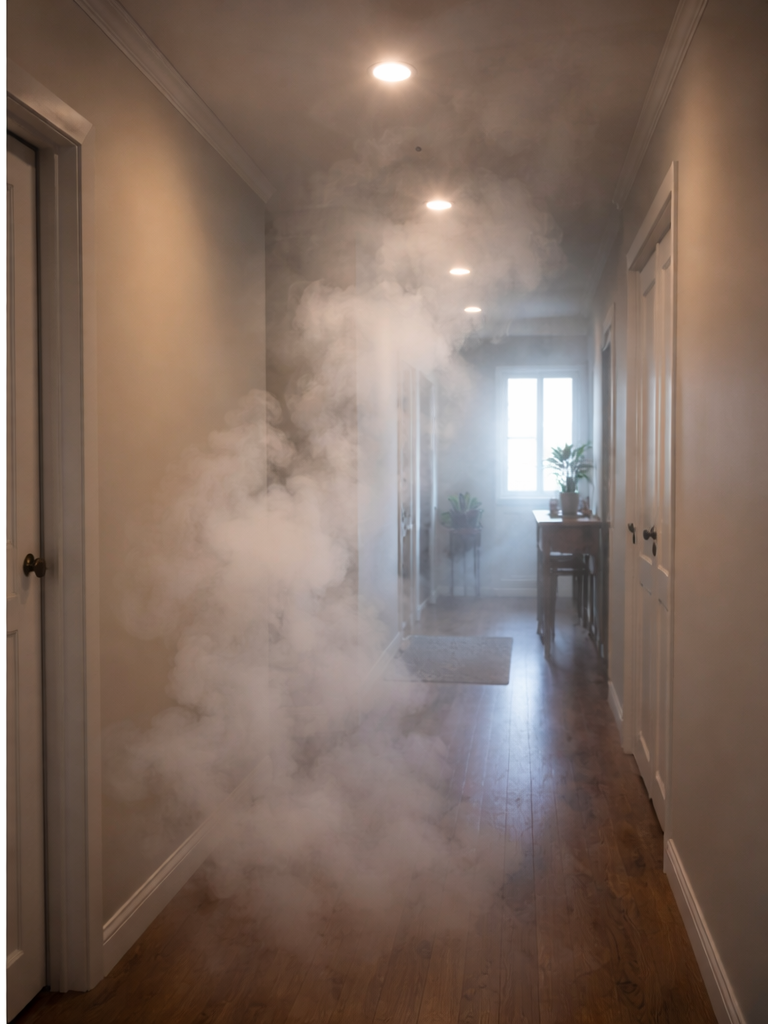
#> input picture homework/tema28/RealTimeSurveillanceSystem/Smoke_Detection/smoke_test_images/hallway_smoke.png, 768 x 1024 px, given in place of the camera
$ python segment_2_smoke_detection.py
#> lines starting #> are read from the running program, lines starting #| are printed output that depends on the picture; after the words box and inside, x2 and y2 are one past the last pixel; in counts of white or black regions, pixels touching at a corner belong together
import cv2
import numpy as np
from datetime import datetime
import os
from pathlib import Path
import matplotlib.pyplot as plt

# ============================================================================
# PHASE 0: INPUT SOURCE SELECTION (Same as Segment 1)
# ============================================================================

print("="*70)
print("🎥 SURVEILLANCE SYSTEM - SMOKE DETECTION (SEGMENT 2)")
print("="*70)
print("\n📹 Select input source:\n")
print("   1. Webcam (live feed)")
print("   2. Video file (MP4, AVI, MOV, etc.)")
print("   3. Image sequence (folder with images)")
print("   4. Single image (static, looped)")
print()

choice = input("Enter choice (1-4): ").strip()
#> the answer given: 1

# Initialize capture source
cap = None
frame_count = 0
is_image_source = False
images = []
image_index = 0

if choice == "1":
    # Webcam
    print("\n🎥 Opening webcam...")
    cap = cv2.VideoCapture(0)

    if not cap.isOpened():
        print("❌ Error: Could not open webcam!")
        exit()

    cap.set(cv2.CAP_PROP_FRAME_WIDTH, 640)
    cap.set(cv2.CAP_PROP_FRAME_HEIGHT, 480)
    cap.set(cv2.CAP_PROP_FPS, 30)

    print("✅ Webcam opened successfully")
    source_name = "Webcam"

elif choice == "2":
    # Video file
    video_path = input("\n📁 Enter video file path (e.g., video.mp4): ").strip()

    if not os.path.exists(video_path):
        print(f"❌ Error: File not found: {video_path}")
        exit()

    print(f"\n🎥 Opening video: {video_path}")
    cap = cv2.VideoCapture(video_path)

    if not cap.isOpened():
        print("❌ Error: Could not open video file!")
        exit()

    fps = cap.get(cv2.CAP_PROP_FPS)
    total_frames = int(cap.get(cv2.CAP_PROP_FRAME_COUNT))
    width = int(cap.get(cv2.CAP_PROP_FRAME_WIDTH))
    height = int(cap.get(cv2.CAP_PROP_FRAME_HEIGHT))

    print(f"✅ Video opened successfully")
    print(f"   FPS: {fps:.1f}, Frames: {total_frames}, Size: {width}×{height}")

    source_name = f"Video: {Path(video_path).name}"

elif choice == "3":
    # Image sequence from folder
    folder_path = input("\n📁 Enter folder path with images: ").strip()

    if not os.path.isdir(folder_path):
        print(f"❌ Error: Folder not found: {folder_path}")
        exit()

    image_extensions = ('.jpg', '.jpeg', '.png', '.bmp', '.tiff')
    image_files = sorted([
        os.path.join(folder_path, f)
        for f in os.listdir(folder_path)
        if f.lower().endswith(image_extensions)
    ])

    if not image_files:
        print(f"❌ Error: No images found in {folder_path}")
        exit()

    print(f"\n📂 Loading and validating {len(image_files)} images...")
    loaded_images = []
    for img_path in image_files:
        img = cv2.imread(img_path)
        if img is None:
            print(f"   ⚠️  Skipped (couldn't load): {os.path.basename(img_path)}")
        else:
            loaded_images.append(img)
            print(f"   ✅ Loaded: {os.path.basename(img_path)} - {img.shape}")

    if not loaded_images:
        print(f"\n❌ Error: No images could be loaded from {folder_path}")
        exit()

    images = loaded_images
    print(f"\n✅ Successfully loaded {len(images)}/{len(image_files)} images")
    is_image_source = True
    source_name = f"Image sequence ({len(images)} images)"

elif choice == "4":
    # Single image
    image_path = input("\n📁 Enter image file path: ").strip()

    if not os.path.exists(image_path):
        print(f"❌ Error: File not found: {image_path}")
        exit()

    print(f"\n🎥 Loading image: {image_path}")
    img = cv2.imread(image_path)

    if img is None:
        print("❌ Error: Could not load image!")
        exit()

    images = [img]
    is_image_source = True
    print(f"✅ Image loaded: {img.shape}")
    source_name = f"Image: {Path(image_path).name}"

else:
    print("❌ Invalid choice!")
    exit()

print(f"\n📊 Source: {source_name}\n")

# ============================================================================
# PHASE 1: CONFIGURATION & INITIALIZATION
# ============================================================================

print("="*70)
print("⚙️  CONFIGURATION")
print("="*70)

# Smoke detection parameters
# Smoke in HSV: Low saturation (gray/white), high value (brightness)
LOWER_SMOKE = np.array([0, 0, 200])      # Low hue/sat, high value
UPPER_SMOKE = np.array([180, 50, 255])   # Any hue, low sat, high value

SMOKE_AREA_THRESHOLD = 5000              # Minimum smoke pixels to alert
SMOKE_HISTORY_SIZE = 10                  # Track last N frames
SMOKE_GROWTH_THRESHOLD = 1.3             # 30% growth = fire alert

print(f"\nSmoke Detection Settings:")
print(f"   HSV Range: H[0-180], S[0-50], V[200-255]")
print(f"   Min smoke area: {SMOKE_AREA_THRESHOLD} pixels")
print(f"   History frames: {SMOKE_HISTORY_SIZE}")
print(f"   Growth threshold: {SMOKE_GROWTH_THRESHOLD}x (30% increase)")

# Initialize frame storage
if not is_image_source:
    ret, current_frame = cap.read()
#> current_frame is the input picture: shape (1024, 768, 3); mean B, G, R 97.2, 108.2, 127.6
    if not ret:
        print("❌ Error: Could not read first frame!")
        exit()
else:
    current_frame = images[0]
    ret = True

print(f"✅ First frame loaded: {current_frame.shape}")
#| ✅ First frame loaded: (1024, 768, 3)

# Smoke tracking
smoke_area_history = []  # Stores smoke area for last N frames
events_log = []

print(f"\n{'='*70}")
print("🎯 SYSTEM READY")
print(f"{'='*70}")
print("\n📹 Running smoke detection...")
print("   Press 'q' to quit")
print("   Press 's' to save event log")
print("   Press 'm' to toggle smoke mask display")
print(f"\n{'='*70}\n")

# ============================================================================
# HELPER FUNCTION
# ============================================================================

# [30 lines left out: function save_event_log, not called in this run]

# ============================================================================
# PHASE 2: MAIN DETECTION LOOP
# ============================================================================

show_mask = False  # Toggle for smoke mask display

try:
    while True:
        # Get next frame
        if not is_image_source:
            ret, current_frame = cap.read()
            if not ret:
                print("\n✅ Video ended or stream closed")
                break
        else:
            current_frame = images[image_index].copy()
            image_index = (image_index + 1) % len(images)
            ret = True

        frame_count += 1

        # ===================================================================
        # SMOKE DETECTION ALGORITHM
        # ===================================================================

        # Step 1: Convert to HSV color space
        hsv = cv2.cvtColor(current_frame, cv2.COLOR_BGR2HSV)
#> hsv: shape (1024, 768, 3); mean H, S, V 24.8, 74.8, 129.3

        # Step 2: Create smoke mask (detect gray/white pixels)
        # Smoke appears as low saturation (not colorful) + high value (bright)
        smoke_mask = cv2.inRange(hsv, LOWER_SMOKE, UPPER_SMOKE)
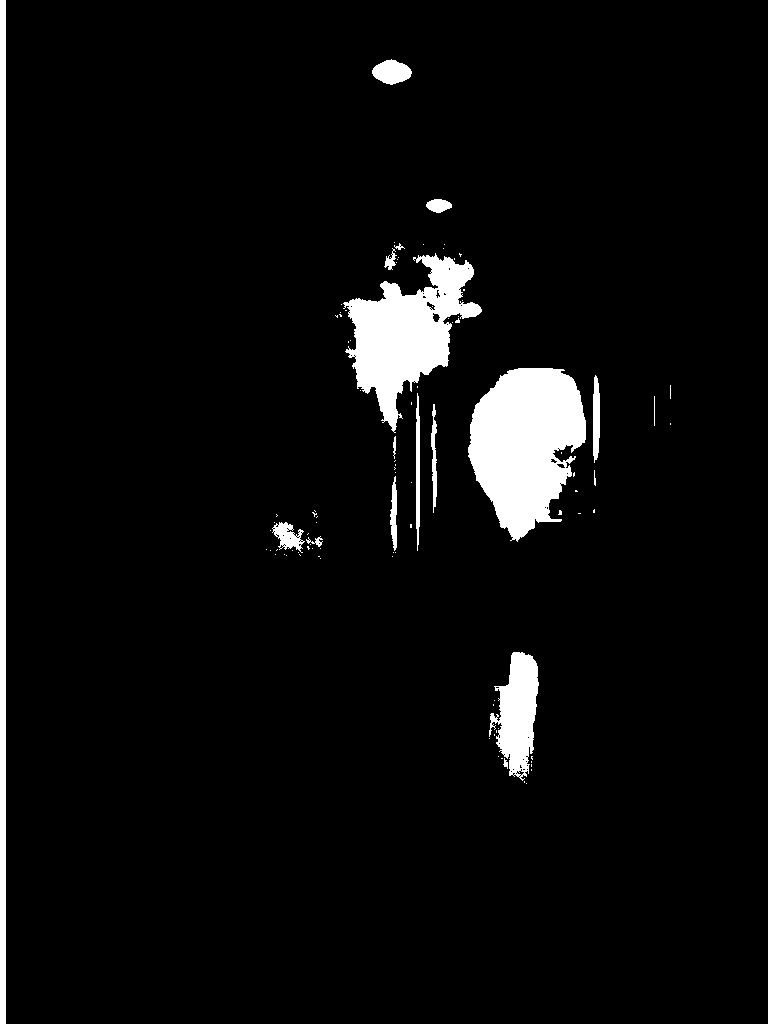
#> smoke_mask: shape (1024, 768); 4.9% white; 98 white regions (80 under 20 px), largest, box (x1, y1, x2, y2) and area: (468, 368, 586, 542) 14007, (343, 253, 482, 433) 10966, (0, 0, 6, 1024) 6144

        # Step 3: Clean up mask with morphology
        kernel = np.ones((5, 5), np.uint8)
        smoke_mask = cv2.morphologyEx(smoke_mask, cv2.MORPH_OPEN, kernel)
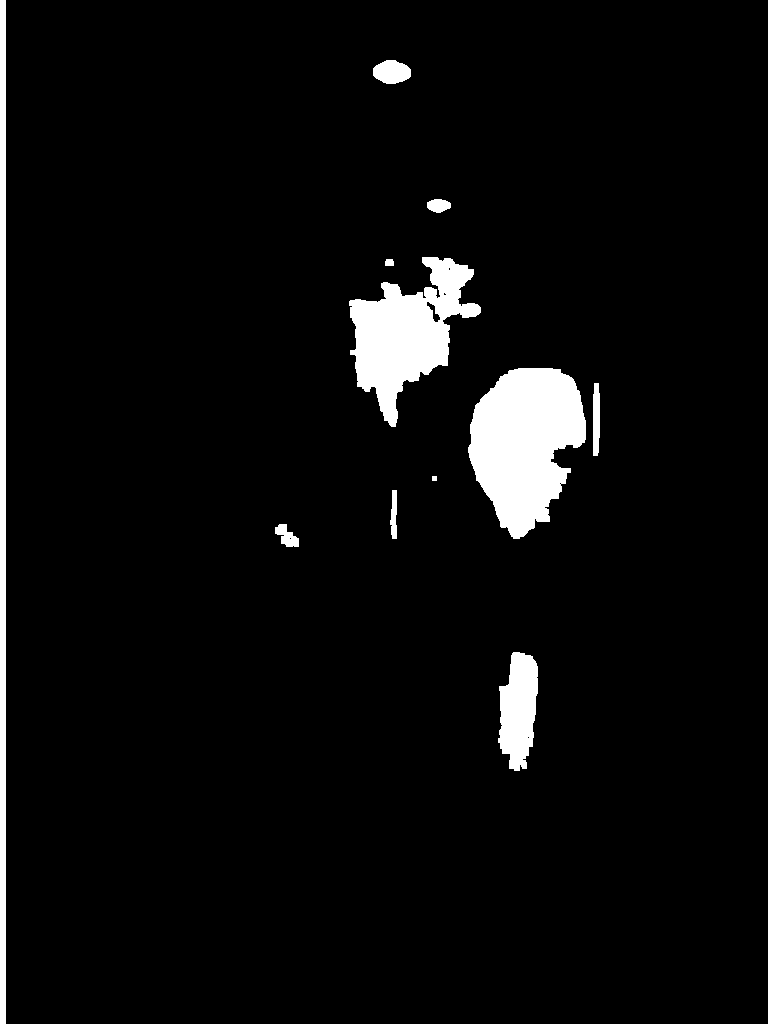
#> smoke_mask: shape (1024, 768); 4.6% white; 11 white regions, largest, box (x1, y1, x2, y2) and area: (468, 368, 586, 539) 13773, (349, 257, 481, 427) 10567, (0, 0, 6, 1024) 6144
        smoke_mask = cv2.morphologyEx(smoke_mask, cv2.MORPH_CLOSE, kernel)
#> smoke_mask: shape (1024, 768); 4.6% white; 11 white regions, largest, box (x1, y1, x2, y2) and area: (468, 368, 586, 539) 13799, (349, 257, 481, 427) 10738, (0, 0, 6, 1024) 6144

        # Step 4: Calculate smoke area (number of white pixels in mask)
        smoke_pixels = np.sum(smoke_mask > 0)
#> smoke_pixels = 36268
        frame_total_pixels = current_frame.shape[0] * current_frame.shape[1]
        smoke_ratio = smoke_pixels / frame_total_pixels
#> smoke_ratio = 0.0461

        # Step 5: Track smoke over time
        smoke_area_history.append(smoke_pixels)

        # Keep only last N frames
        if len(smoke_area_history) > SMOKE_HISTORY_SIZE:
            smoke_area_history.pop(0)

        # Step 6: Calculate growth rate
        growth_rate = 1.0  # Default: no growth

        if len(smoke_area_history) >= 5:
            # Compare recent average to older average
            recent_avg = np.mean(smoke_area_history[-5:])
            old_avg = np.mean(smoke_area_history[:5])

            if old_avg > 0:
                growth_rate = recent_avg / old_avg

        # Step 7: Determine if fire detected
        fire_detected = False
        alert_type = "NONE"

        # Check 1: Smoke area exceeds threshold
        if smoke_pixels > SMOKE_AREA_THRESHOLD:
            fire_detected = True
            alert_type = "SMOKE DETECTED"

        # Check 2: Smoke is actively GROWING
        if len(smoke_area_history) >= 5 and growth_rate > SMOKE_GROWTH_THRESHOLD:
            fire_detected = True
            alert_type = "SMOKE EXPANDING"

        # ===================================================================
        # ALERT HANDLING
        # ===================================================================

        display_frame = current_frame.copy()

        if fire_detected:
            # Log event
            timestamp = datetime.now().strftime("%Y-%m-%d %H:%M:%S")
            event_info = {
                'timestamp': timestamp,
                'frame': frame_count,
                'smoke_pixels': smoke_pixels,
                'smoke_ratio': smoke_ratio,
                'growth_rate': growth_rate,
                'alert_type': alert_type
            }
#> event_info = {'timestamp': '2026-11-21 01:33:33', 'frame': 1, 'smoke_pixels': 36268, 'smoke_ratio': 0.0461, 'growth_rate': 1, 'alert_type': 'SMOKE DETECTED'}
            events_log.append(event_info)

            print(f"🔥 FIRE ALERT! [{timestamp}]")
            print(f"   Frame: {frame_count}")
            print(f"   Smoke area: {smoke_pixels} pixels ({smoke_ratio*100:.2f}%)")
#|    Smoke area: 36268 pixels (4.61%)
            print(f"   Growth rate: {growth_rate:.2f}x")
            print(f"   Alert type: {alert_type}")

            # Draw blue alert border (different from motion red)
            cv2.rectangle(display_frame, (0, 0),
                         (display_frame.shape[1], display_frame.shape[0]),
                         (255, 100, 0), 20)  # Orange-blue (BGR)

            # Draw alert text
            cv2.putText(display_frame, "!!! FIRE ALERT !!!",
                       (50, 100),
                       cv2.FONT_HERSHEY_SIMPLEX,
                       2.5, (255, 100, 0), 4)

        # ===================================================================
        # DISPLAY INFORMATION
        # ===================================================================

        # Status indicator
        status_text = "🔥 FIRE ALERT" if fire_detected else "🟢 MONITORING"
        status_color = (255, 100, 0) if fire_detected else (0, 255, 0)

        cv2.putText(display_frame, status_text, (10, 30),
                   cv2.FONT_HERSHEY_SIMPLEX, 0.8, status_color, 2)

        # Smoke information
        smoke_text = f"Smoke: {int(smoke_pixels)}px ({smoke_ratio*100:.1f}%)"
#> smoke_text = 'Smoke: 36268px (4.6%)'
        cv2.putText(display_frame, smoke_text, (10, 70),
                   cv2.FONT_HERSHEY_SIMPLEX, 0.7, (255, 255, 255), 2)

        # Growth rate
        growth_text = f"Growth: {growth_rate:.2f}x"
        growth_color = (255, 100, 0) if growth_rate > SMOKE_GROWTH_THRESHOLD else (255, 255, 255)
        cv2.putText(display_frame, growth_text, (10, 110),
                   cv2.FONT_HERSHEY_SIMPLEX, 0.7, growth_color, 2)

        # Frame counter
        frame_text = f"Frame: {frame_count}"
        cv2.putText(display_frame, frame_text,
                   (display_frame.shape[1] - 250, 30),
                   cv2.FONT_HERSHEY_SIMPLEX, 0.7, (255, 255, 255), 2)
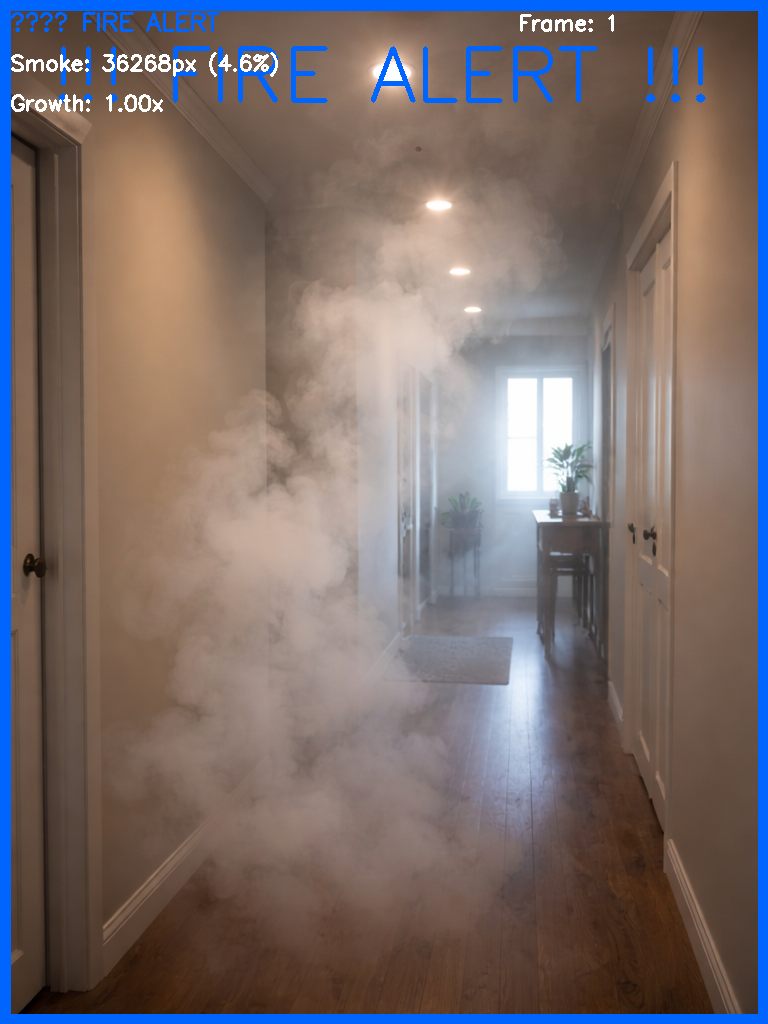
#> display_frame: shape (1024, 768, 3); mean B, G, R 107.6, 108.8, 121.3

        # ===================================================================
        # SAVE SNAPSHOT ON ALERT
        # ===================================================================

        if fire_detected:
            os.makedirs('smoke_events', exist_ok=True)
            timestamp_file = datetime.now().strftime("%Y%m%d_%H%M%S")
            filename = f'smoke_events/fire_alert_{timestamp_file}_frame{frame_count}.jpg'
            cv2.imwrite(filename, display_frame)

        # ===================================================================
        # DISPLAY WINDOWS
        # ===================================================================

        cv2.imshow('🎥 Surveillance System - Smoke Detection', display_frame)

        # Optional: Show smoke mask
        if show_mask:
            # Convert mask to 3-channel for better visualization
            mask_display = cv2.cvtColor(smoke_mask, cv2.COLOR_GRAY2BGR)
            cv2.imshow('Smoke Mask (white=smoke)', mask_display)

        # ===================================================================
        # USER INPUT HANDLING & FRAME DELAY
        # ===================================================================

        if is_image_source:
            delay_ms = 2000
        else:
            delay_ms = 1

        key = cv2.waitKey(delay_ms) & 0xFF
#> (key q is pressed here)

        if key == ord('q'):
            print("\n⏹️  Stopping surveillance system...")
            break

        elif key == ord('s'):
            print("\n💾 Saving event log...")
            save_event_log(events_log, 'smoke_events')

        elif key == ord('m'):
            show_mask = not show_mask
            if show_mask:
                print("\n👁️  Smoke mask display: ON")
            else:
                print("\n👁️  Smoke mask display: OFF")
                cv2.destroyWindow('Smoke Mask (white=smoke)')

except KeyboardInterrupt:
    print("\n⏹️  System interrupted by user")

finally:
    # ========================================================================
    # CLEANUP & SUMMARY
    # ========================================================================

    print("\n" + "="*70)
    print("📊 SESSION SUMMARY")
    print("="*70)

    print(f"\nTotal frames processed: {frame_count}")
    print(f"Total fire alerts: {len(events_log)}")
#| Total fire alerts: 1

    if events_log:
        print(f"\nFirst alert: {events_log[0]['timestamp']}")
#| First alert: 2026-11-21 01:33:33
        print(f"Last alert: {events_log[-1]['timestamp']}")
#| Last alert: 2026-11-21 01:33:33

        # Calculate statistics
        smoke_areas = [e['smoke_pixels'] for e in events_log]
#> smoke_areas = [36268]
        growth_rates = [e['growth_rate'] for e in events_log]
#> growth_rates = [1]

        print(f"\nSmoke Area Statistics:")
        print(f"   Max: {max(smoke_areas)} pixels")
#|    Max: 36268 pixels
        print(f"   Min: {min(smoke_areas)} pixels")
#|    Min: 36268 pixels
        print(f"   Avg: {np.mean(smoke_areas):.0f} pixels")
#|    Avg: 36268 pixels

        print(f"\nGrowth Rate Statistics:")
        print(f"   Max: {max(growth_rates):.2f}x")
#|    Max: 1.00x
        print(f"   Min: {min(growth_rates):.2f}x")
#|    Min: 1.00x
        print(f"   Avg: {np.mean(growth_rates):.2f}x")
#|    Avg: 1.00x

        # Count alert types
        expanding = sum(1 for e in events_log if e['alert_type'] == 'SMOKE EXPANDING')
#> expanding = 0
        detected = sum(1 for e in events_log if e['alert_type'] == 'SMOKE DETECTED')
#> detected = 1

        print(f"\nAlert Types:")
        print(f"   Smoke detected: {detected}")
#|    Smoke detected: 1
        print(f"   Smoke expanding: {expanding}")
#|    Smoke expanding: 0

        save_choice = input("\n💾 Save event log? (y/n): ").strip().lower()
#> the answer given: out.png
        if save_choice == 'y':
            save_event_log(events_log, 'smoke_events')

    # Release resources
    if not is_image_source:
        cap.release()
    cv2.destroyAllWindows()

    print("\n✅ Surveillance system stopped")
    print("="*70)
